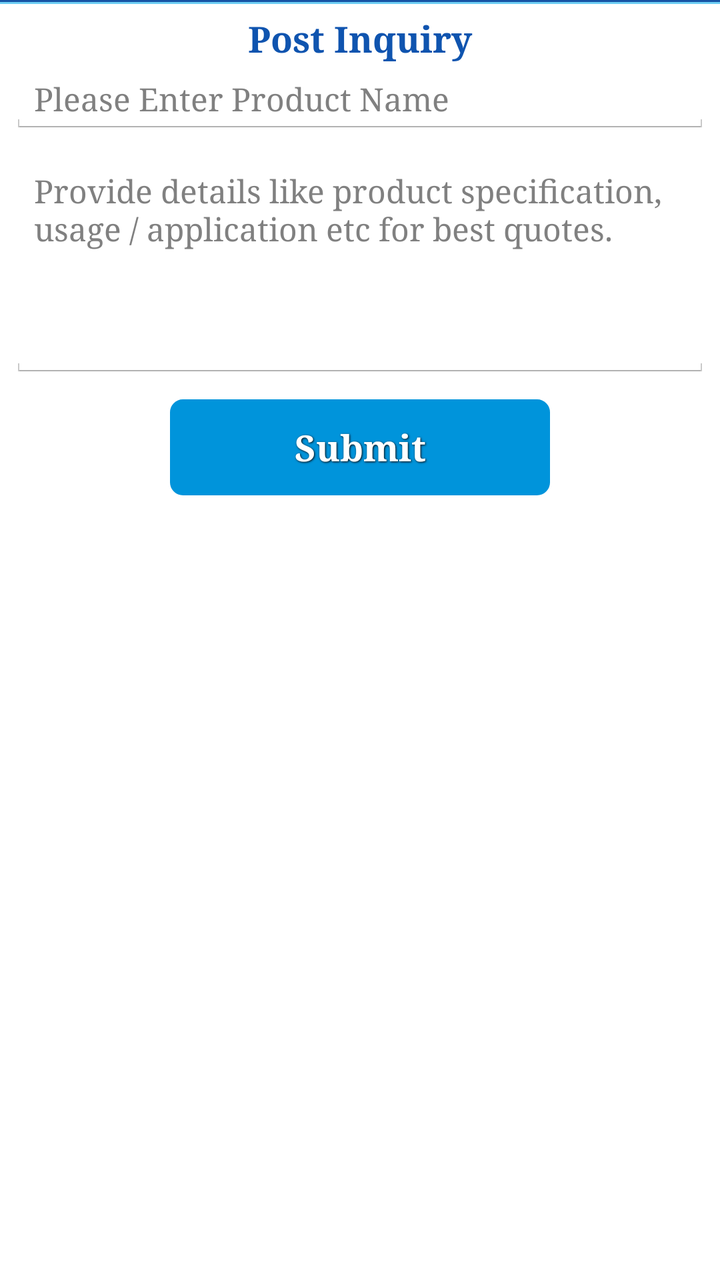
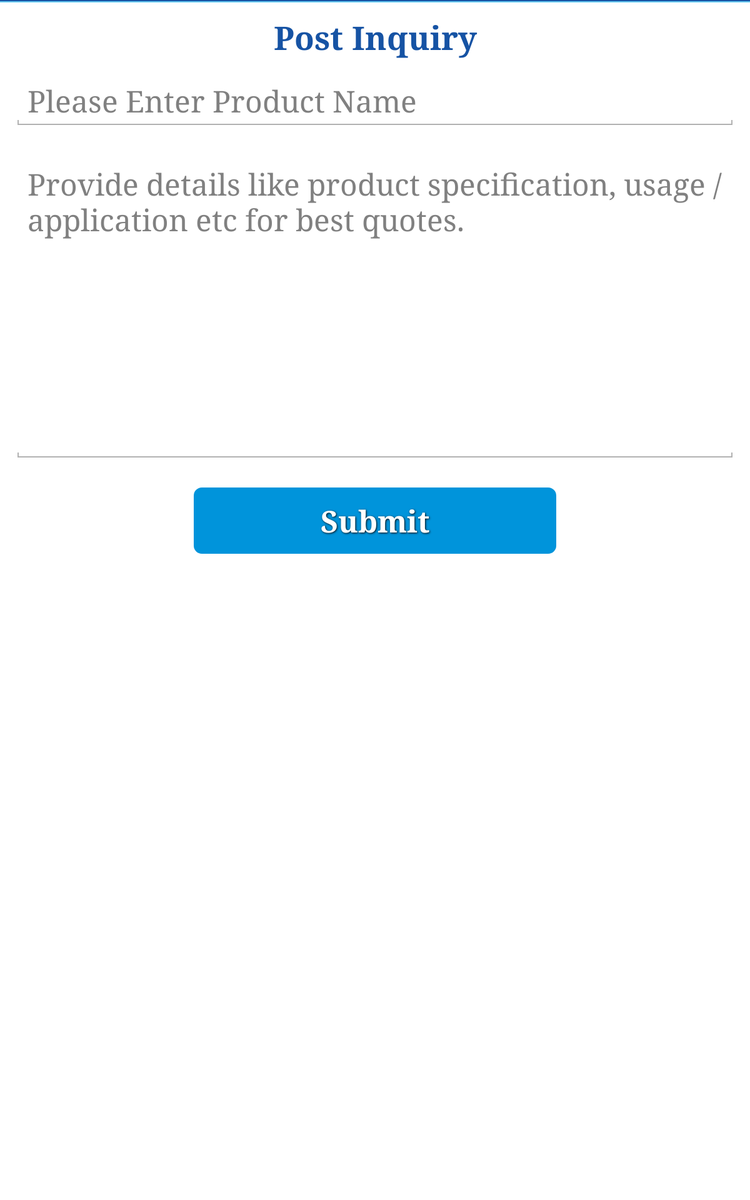

An Android layout and its configuration variant, each rendered on a device that would load it. The default file and the variant file are quoted in full after the pictures.
<!-- AndroidManifest.xml: application theme MyTheme -->
<!-- res/layout/activity_post__inquiry.xml -->
<RelativeLayout xmlns:android="http://schemas.android.com/apk/res/android"
    xmlns:tools="http://schemas.android.com/tools" android:layout_width="match_parent"
    android:layout_height="match_parent"
    android:background="@android:color/white"
    tools:context="jimtrade.com.jimtrade.Post_Inquiry">

    <View
        android:id="@+id/view"
        android:layout_width="fill_parent"
        android:layout_height="1dp"
        android:background="#1653A4"/>

    <View
        android:id="@+id/view1"
        android:layout_width="fill_parent"
        android:layout_below="@+id/view"
        android:layout_height="1dp"
        android:background="#6ECEF4"/>

    <ScrollView
        android:layout_below="@+id/view1"
        android:layout_width="match_parent"
        android:layout_height="match_parent">

        <RelativeLayout
            android:padding="5dp"
            android:layout_width="match_parent"
            android:layout_height="match_parent">

            <TextView
                android:id="@+id/Post_inquiry"
                android:text="Post Inquiry"
                android:textStyle="bold"
                android:textColor="#0F54AF"
                android:gravity="center"
                android:textSize="18dp"
                android:layout_width="match_parent"
                android:layout_height="wrap_content" />

            <EditText
                android:id="@+id/product_name"
                android:textSize="16dp"
                android:layout_below="@+id/Post_inquiry"
                android:hint="Please Enter Product Name"
                android:layout_width="match_parent"
                android:layout_height="wrap_content" />

            <EditText
                android:id="@+id/requirement"
                android:textSize="16dp"
                android:layout_marginTop="10dp"
                android:gravity="top"
                android:lines="5"
                android:layout_below="@+id/product_name"
                android:hint="Provide details like product specification, usage / application etc for best quotes."
                android:layout_width="match_parent"
                android:layout_height="wrap_content" />

            <Button
                android:id="@+id/submit_inquiry"
                android:background="@drawable/layout_bg"
                android:layout_below="@+id/requirement"
                android:layout_marginTop="10dp"
                style="@style/button_text"
                android:text="Submit"
                 />

        </RelativeLayout>
    </ScrollView>

</RelativeLayout>
<!-- resources referenced by this layout -->
<resources>
  <!-- drawable layout_bg (drawable) -->
  <?xml version="1.0" encoding="utf-8" ?>
  <selector xmlns:android="http://schemas.android.com/apk/res/android">
      <item android:state_pressed="true" >
          <shape>
              <solid
                  android:color="#0094DB" />
              <stroke
                  android:width="1dp"
                  android:color="#0094DB" />
              <corners
                  android:radius="6dp" />
              <padding
                  android:left="10dp"
                  android:top="10dp"
                  android:right="10dp"
                  android:bottom="10dp" />
          </shape>
      </item>
      <item>
          <shape>
              <gradient
                  android:startColor="#0094DB"
                  android:endColor="#0094DB"
                  android:angle="270" />
              <stroke
                  android:width="1dp"
                  android:color="#0094DB" />
              <corners
                  android:radius="6dp" />
              <padding
                  android:left="10dp"
                  android:top="10dp"
                  android:right="10dp"
                  android:bottom="10dp" />
          </shape>
      </item>
  </selector>
  <!-- from res/values-normal/ -->
  <style name="button_text">
          <item name="android:layout_centerHorizontal">true</item>
          <item name="android:textColor">@android:color/white</item>
          <item name="android:textSize">18dp</item>
          <item name="android:textStyle">bold</item>
          <item name="android:layout_height">wrap_content</item>
          <item name="android:layout_gravity">center_horizontal</item>
          <item name="android:layout_width">190dp</item>
          <item name="android:shadowColor">#000000</item>
          <item name="android:shadowDx">1</item>
          <item name="android:shadowDy">1</item>
          <item name="android:shadowRadius">2</item>
      </style>
  <!-- from res/values-normal/ -->
  <style name="MyTheme" parent="@android:style/Theme.Holo.Light">
          <item name="android:actionBarStyle">@style/MyActionBar</item>
          <item name="android:typeface">serif</item>
          <item name="android:actionButtonStyle">@style/ActionButtonStyle</item>
      </style>
  <!-- from res/values-normal/ -->
  <style name="MyActionBar" parent="@android:style/Widget.Holo.Light.ActionBar">
          <item name="android:background">@android:color/white</item>
          <item name="android:displayOptions">showHome|homeAsUp|showTitle</item>
          <item name="displayOptions">showHome|homeAsUp|showTitle</item>
          <item name="android:icon">@android:color/transparent</item>
          <item name="android:titleTextStyle">@style/MyTheme.ActionBar.TitleTextStyle</item>
  
      </style>
  <!-- from res/values-normal/ -->
  <style name="ActionButtonStyle" parent="@android:style/Widget.Holo.Light.ActionButton">
          <item name="android:minWidth">5dip</item>
          <item name="android:paddingLeft">5dip</item>
          <item name="android:paddingRight">5dip</item>
      </style>
  <!-- from res/values-normal/ -->
  <style name="MyTheme.ActionBar.TitleTextStyle" parent="@android:style/TextAppearance.Holo.Widget.ActionBar.Title">
          <item name="android:textColor">@android:color/transparent</item>
          <item name="android:textSize">0dp</item>
          <item name="android:textStyle">bold</item>
      </style>
</resources>
<!-- res/layout-large/activity_post__inquiry.xml (the repository's variant of the layout above) -->
<!-- drawn on a 7-inch tablet held upright -->
<RelativeLayout xmlns:android="http://schemas.android.com/apk/res/android"
    xmlns:tools="http://schemas.android.com/tools" android:layout_width="match_parent"
    android:layout_height="match_parent"
    android:background="@android:color/white"
    tools:context="jimtrade.com.jimtrade.Post_Inquiry">

    <View
        android:id="@+id/view"
        android:layout_width="fill_parent"
        android:layout_height="1dp"
        android:background="#1653A4"/>

    <View
        android:id="@+id/view1"
        android:layout_width="fill_parent"
        android:layout_below="@+id/view"
        android:layout_height="1dp"
        android:background="#6ECEF4"/>

    <RelativeLayout
        android:layout_below="@+id/view1"
        android:padding="10dp"
        android:layout_width="match_parent"
        android:layout_height="match_parent">

    <TextView
        android:id="@+id/Post_inquiry"
        android:text="Post Inquiry"
        android:textStyle="bold"
        android:textColor="#1653A4"
        android:gravity="center"
        android:textSize="26dp"
        android:layout_width="match_parent"
        android:layout_height="wrap_content" />

    <EditText
        android:id="@+id/product_name"
        android:textSize="24dp"
        android:layout_marginTop="10dp"
        android:gravity="top"
        android:layout_below="@+id/Post_inquiry"
        android:hint="Please Enter Product Name"
        android:layout_width="match_parent"
        android:layout_height="wrap_content" />

    <EditText
        android:id="@+id/requirement"
        android:textSize="24dp"
        android:layout_marginTop="20dp"
        android:gravity="top"
        android:lines="8"
        android:layout_below="@+id/product_name"
        android:hint="Provide details like product specification, usage / application etc for best quotes."
        android:layout_width="match_parent"
        android:layout_height="wrap_content" />

    <Button
        android:id="@+id/submit_inquiry"
        android:background="@drawable/layout_bg"
        android:layout_below="@+id/requirement"
        android:layout_marginTop="20dp"
        style="@style/button_tablet"
        android:text="Submit"
        />

        </RelativeLayout>

</RelativeLayout>
<!-- resources referenced by the variant -->
<!-- as a 7-inch tablet held upright resolves them -->
<resources>
  <!-- drawable layout_bg (drawable) -->
  <?xml version="1.0" encoding="utf-8" ?>
  <selector xmlns:android="http://schemas.android.com/apk/res/android">
      <item android:state_pressed="true" >
          <shape>
              <solid
                  android:color="#0094DB" />
              <stroke
                  android:width="1dp"
                  android:color="#0094DB" />
              <corners
                  android:radius="6dp" />
              <padding
                  android:left="10dp"
                  android:top="10dp"
                  android:right="10dp"
                  android:bottom="10dp" />
          </shape>
      </item>
      <item>
          <shape>
              <gradient
                  android:startColor="#0094DB"
                  android:endColor="#0094DB"
                  android:angle="270" />
              <stroke
                  android:width="1dp"
                  android:color="#0094DB" />
              <corners
                  android:radius="6dp" />
              <padding
                  android:left="10dp"
                  android:top="10dp"
                  android:right="10dp"
                  android:bottom="10dp" />
          </shape>
      </item>
  </selector>
  <!-- from res/values-large/ -->
  <style name="button_tablet">
          <item name="android:layout_centerHorizontal">true</item>
          <item name="android:textColor">@android:color/white</item>
          <item name="android:textSize">24dp</item>
          <item name="android:textStyle">bold</item>
          <item name="android:layout_gravity">center_horizontal</item>
          <item name="android:layout_height">wrap_content</item>
          <item name="android:layout_width">290dp</item>
          <item name="android:shadowColor">#000000</item>
          <item name="android:shadowDx">1</item>
          <item name="android:shadowDy">1</item>
          <item name="android:shadowRadius">2</item>
      </style>
  <!-- from res/values-large/ -->
  <style name="MyTheme" parent="@android:style/Theme.Holo.Light">
          <item name="android:actionBarStyle">@style/MyActionBar</item>
          <item name="android:typeface">serif</item>
  
  
      </style>
  <!-- from res/values-large/ -->
  <style name="MyActionBar" parent="@android:style/Widget.Holo.Light.ActionBar">
          <item name="android:background">@android:color/white</item>
          <item name="android:displayOptions">showHome|homeAsUp|showTitle</item>
          <item name="displayOptions">showHome|homeAsUp|showTitle</item>
          <item name="android:icon">@android:color/transparent</item>
          <item name="android:titleTextStyle">@style/MyTheme.ActionBar.TitleTextStyle</item>
  
      </style>
  <!-- from res/values-large/ -->
  <style name="MyTheme.ActionBar.TitleTextStyle" parent="@android:style/TextAppearance.Holo.Widget.ActionBar.Title">
          <item name="android:textColor">@android:color/transparent</item>
          <item name="android:textSize">0dp</item>
          <item name="android:textStyle">bold</item>
      </style>
</resources>
